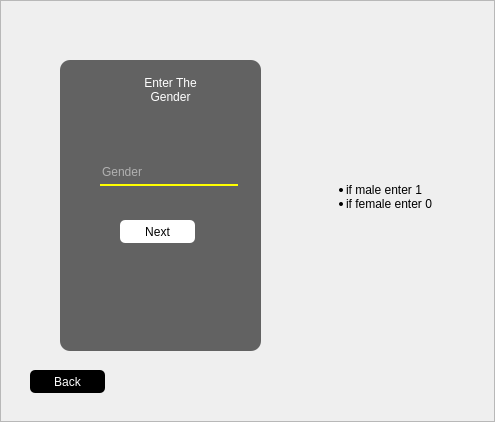
<?xml version="1.0" encoding="UTF-8"?>
<ui version="4.0">
 <class>Form</class>
 <widget class="QWidget" name="Form">
  <property name="geometry">
   <rect>
    <x>0</x>
    <y>0</y>
    <width>495</width>
    <height>422</height>
   </rect>
  </property>
  <property name="windowTitle">
   <string>Form</string>
  </property>
  <widget class="QFrame" name="frame">
   <property name="geometry">
    <rect>
     <x>0</x>
     <y>0</y>
     <width>495</width>
     <height>422</height>
    </rect>
   </property>
   <property name="frameShape">
    <enum>QFrame::StyledPanel</enum>
   </property>
   <property name="frameShadow">
    <enum>QFrame::Raised</enum>
   </property>
   <widget class="QLabel" name="label">
    <property name="geometry">
     <rect>
      <x>0</x>
      <y>0</y>
      <width>495</width>
      <height>422</height>
     </rect>
    </property>
    <property name="styleSheet">
     <string notr="true">background-image: url(Untitled.jpg);</string>
    </property>
    <property name="text">
     <string/>
    </property>
   </widget>
   <widget class="QLabel" name="label_2">
    <property name="geometry">
     <rect>
      <x>60</x>
      <y>60</y>
      <width>201</width>
      <height>291</height>
     </rect>
    </property>
    <property name="styleSheet">
     <string notr="true">background-color:rgb(0,0,0,150);
color: rgb(255, 255, 255);
border-radius:10px;</string>
    </property>
    <property name="text">
     <string/>
    </property>
   </widget>
   <widget class="QLabel" name="label_3">
    <property name="geometry">
     <rect>
      <x>130</x>
      <y>70</y>
      <width>81</width>
      <height>41</height>
     </rect>
    </property>
    <property name="styleSheet">
     <string notr="true">font: 75 12pt &quot;MS Shell Dlg 2&quot;;
color: rgb(255, 255, 255);</string>
    </property>
    <property name="text">
     <string>&lt;html&gt;&lt;head/&gt;&lt;body&gt;&lt;p align=&quot;center&quot;&gt;Enter The &lt;br/&gt;Gender&lt;/p&gt;&lt;/body&gt;&lt;/html&gt;</string>
    </property>
   </widget>
   <widget class="QLineEdit" name="gender">
    <property name="geometry">
     <rect>
      <x>100</x>
      <y>160</y>
      <width>138</width>
      <height>26</height>
     </rect>
    </property>
    <property name="styleSheet">
     <string notr="true">color:rgb(255, 255, 255);
border:none;
background-color:rgb(0,0,0,0);
border-bottom:2px solid rgb(255, 255, 0);</string>
    </property>
    <property name="placeholderText">
     <string>Gender</string>
    </property>
   </widget>
   <widget class="QPushButton" name="next2">
    <property name="geometry">
     <rect>
      <x>120</x>
      <y>220</y>
      <width>75</width>
      <height>23</height>
     </rect>
    </property>
    <property name="styleSheet">
     <string notr="true">background-color:rgb(255,255,255,255);
border-radius:5px;</string>
    </property>
    <property name="text">
     <string>Next</string>
    </property>
   </widget>
   <widget class="QPushButton" name="back2">
    <property name="geometry">
     <rect>
      <x>30</x>
      <y>370</y>
      <width>75</width>
      <height>23</height>
     </rect>
    </property>
    <property name="styleSheet">
     <string notr="true">background-color:rgb(0,0,0);
border-radius:5px;
color:rgb(255,255,255,255);</string>
    </property>
    <property name="text">
     <string>Back</string>
    </property>
   </widget>
   <widget class="QLabel" name="label_4">
    <property name="geometry">
     <rect>
      <x>306</x>
      <y>132</y>
      <width>181</width>
      <height>131</height>
     </rect>
    </property>
    <property name="styleSheet">
     <string notr="true">background-image: url(df.jpg);
font: 75 12pt &quot;MS Shell Dlg 2&quot;;</string>
    </property>
    <property name="text">
     <string>&lt;ul&gt;&lt;li&gt;if male enter 1&lt;/li&gt;&lt;li&gt;if female enter 0&lt;/li&gt;&lt;/ul&gt; </string>
    </property>
   </widget>
  </widget>
 </widget>
 <resources>
  <include location="res.qrc"/>
 </resources>
 <connections/>
</ui>
